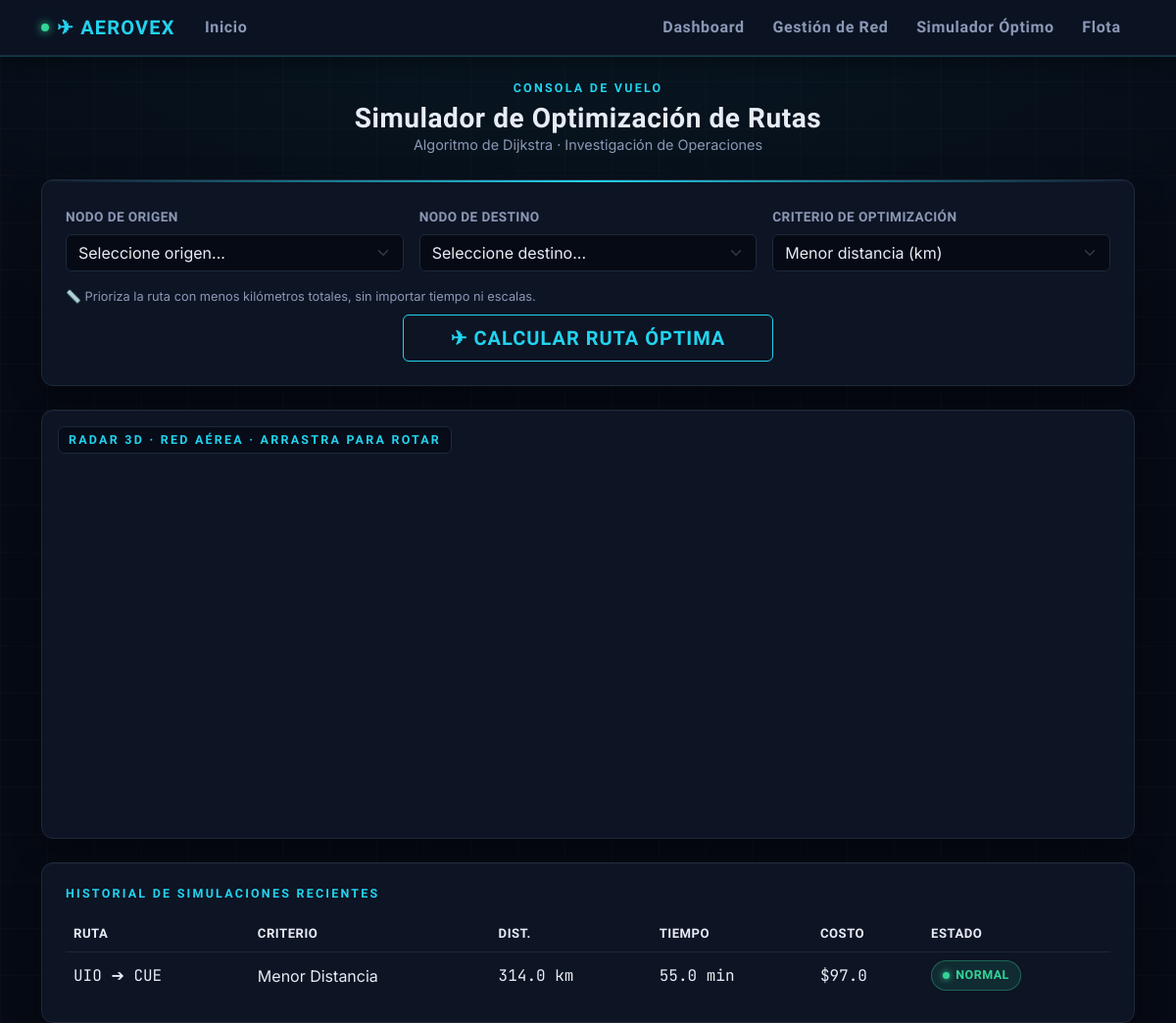
The app's page /rutas, older data.
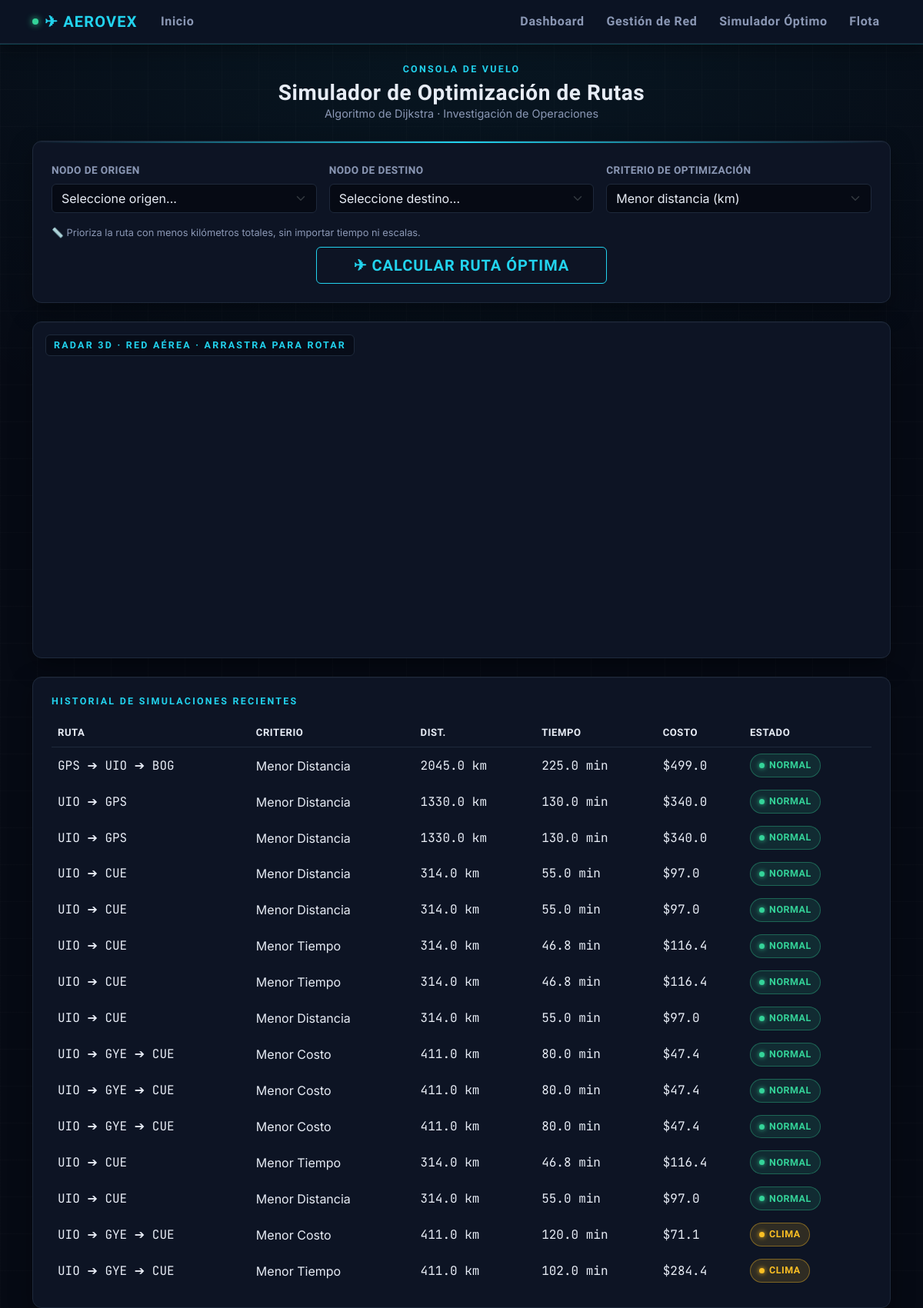
The same page, newer data.
### models.py (models this page shows)
class Simulacion(db.Model):
    id = db.Column(db.Integer, primary_key=True)
    origen = db.Column(db.String(150))
    destino = db.Column(db.String(150))
    criterio = db.Column(db.String(50))
    distancia_total = db.Column(db.Float)
    tiempo_total = db.Column(db.Float)
    costo_total = db.Column(db.Float)
    consumo_total = db.Column(db.Float)
    nodos_ruta = db.Column(db.Text)
    estado_red = db.Column(db.String(100))

### app.py (the view, shortened to what this page needs)
@app.route("/rutas", methods=["GET", "POST"])
def rutas():
    aeropuertos = Aeropuerto.query.all()
    simulaciones = Simulacion.query.order_by(Simulacion.id.desc()).limit(15).all()
    origen_sel = None
    destino_sel = None
    criterio_sel = "Menor Distancia"
    return render_template("rutas.html", aeropuertos=aeropuertos, simulaciones=simulaciones, mapa_ruta="[]",
                           origen_sel=origen_sel, destino_sel=destino_sel, criterio_sel=criterio_sel)

### templates/rutas.html (shortened to what this page needs)
{% extends 'base.html' %}
{% block extra_head %}
<link href="https://unpkg.com/maplibre-gl@5.24.0/dist/maplibre-gl.css" rel="stylesheet" />
{% endblock %}
{% block content %}
<div class="mb-4 text-center">
    <div class="eyebrow mb-1">CONSOLA DE VUELO</div>
    <h3 class="display-heading mb-0">Simulador de Optimización de Rutas</h3>
    <div class="text-secondary" style="font-size:0.9rem;">Algoritmo de Dijkstra · Investigación de Operaciones</div>
</div>
<div class="card p-4 mb-4 panel-glow">
    <form method="POST" class="row g-3 align-items-end">
        <div class="col-md-4">
            <label class="form-label">Nodo de origen</label>
            <select name="origen" class="form-select" required>
                <option value="">Seleccione origen...</option>
            </select>
        </div>
        <div class="col-md-4">
            <label class="form-label">Nodo de destino</label>
            <select name="destino" class="form-select" required>
                <option value="">Seleccione destino...</option>
            </select>
        </div>
        <div class="col-md-4">
            <label class="form-label">Criterio de optimización</label>
            <select name="criterio" id="criterio-select" class="form-select" required>
                <option value="Menor Distancia" {% if criterio_sel == 'Menor Distancia' %}selected{% endif %}>Menor distancia (km)</option>
            </select>
        </div>
        <div class="col-12">
            <small id="criterio-desc" class="text-secondary d-block" style="font-size:0.8rem;"></small>
        </div>
        <div class="col-12 text-center mt-2">
            <button type="submit" class="btn btn-neon px-5 py-2 fs-5">✈ Calcular ruta óptima</button>
        </div>
    </form>
</div>
<div class="card p-2 mb-4 position-relative radar-sweep" style="overflow:hidden;">
    <div class="position-absolute top-0 start-0 m-3 eyebrow" style="z-index:500; background:rgba(6,10,20,0.75); padding:4px 10px; border-radius:6px; border:1px solid var(--border);">
        RADAR 3D · RED AÉREA · arrastra para rotar
    </div>
    <div id="mapa" style="height: 420px; border-radius: 8px; z-index: 1;"></div>
</div>
{% if simulaciones %}
<div class="card p-4">
    <h6 class="eyebrow mb-3">Historial de simulaciones recientes</h6>
    <div class="table-responsive">
        <table class="table table-borderless align-middle mb-0">
            <thead><tr><th>Ruta</th><th>Criterio</th><th>Dist.</th><th>Tiempo</th><th>Costo</th><th>Estado</th></tr></thead>
            <tbody>
                {% for s in simulaciones %}
                <tr class="fila-animada" style="--i: {{ loop.index0 }};">
                    <td class="data-readout">{{ s.nodos_ruta }}</td>
                    <td class="text-secondary">{{ s.criterio }}</td>
                    <td class="data-readout">{{ s.distancia_total }} km</td>
                    <td class="data-readout">{{ s.tiempo_total }} min</td>
                    <td class="data-readout">${{ s.costo_total }}</td>
                    <td>
                        {% if 'Clima Adverso' in s.estado_red %}
                        <span class="badge-estado badge-clima">Clima</span>
                        {% elif 'Alerta' in s.estado_red %}
                        <span class="badge-estado badge-cerrado">Alerta</span>
                        {% else %}
                        <span class="badge-estado badge-activa">Normal</span>
                        {% endif %}
                    </td>
                </tr>
                {% endfor %}
            </tbody>
        </table>
    </div>
</div>
{% endif %}
{% endblock %}

### templates/base.html (shortened to what this page needs)
<!DOCTYPE html>
<html lang="es">
<head>
    <link href="https://cdn.jsdelivr.net/npm/bootstrap@5.3.0/dist/css/bootstrap.min.css" rel="stylesheet">
    {% block extra_head %}{% endblock %}
</head>
<body>
    <nav class="navbar navbar-expand-lg navbar-custom mb-4 sticky-top">
        <div class="container">
            <a class="navbar-brand" href="/"><span class="status-dot"></span>✈ AEROVEX</a>
            <div class="collapse navbar-collapse" id="navbarNav">
                <ul class="navbar-nav me-auto">
                    <li class="nav-item"><a class="nav-link" href="/">Inicio</a></li>
                </ul>
                <ul class="navbar-nav ms-auto">
                    <li class="nav-item"><a class="nav-link" href="/dashboard">Dashboard</a></li>
                    <li class="nav-item"><a class="nav-link" href="/aeropuertos">Gestión de Red</a></li>
                    <li class="nav-item"><a class="nav-link" href="/rutas">Simulador Óptimo</a></li>
                    <li class="nav-item"><a class="nav-link" href="/flota">Flota</a></li>
                </ul>
            </div>
        </div>
    </nav>
    <div class="container">
        {% block content %}{% endblock %}
    </div>
</body>
</html>

Row changes from the older to the newer data that the page shows:
added Simulacion: nodos_ruta "GPS ➔ UIO ➔ BOG", criterio "Menor Distancia", distancia_total "2045.0", tiempo_total "225.0", costo_total "499.0", shows "NORMAL"
added Simulacion: nodos_ruta "UIO ➔ GPS", criterio "Menor Distancia", distancia_total "1330.0", tiempo_total "130.0", costo_total "340.0", shows "NORMAL"
added Simulacion: nodos_ruta "UIO ➔ GPS", criterio "Menor Distancia", distancia_total "1330.0", tiempo_total "130.0", costo_total "340.0", shows "NORMAL"
added Simulacion: nodos_ruta "UIO ➔ CUE", criterio "Menor Distancia", distancia_total "314.0", tiempo_total "55.0", costo_total "97.0", shows "NORMAL"
added Simulacion: nodos_ruta "UIO ➔ CUE", criterio "Menor Tiempo", distancia_total "314.0", tiempo_total "46.8", costo_total "116.4", shows "NORMAL"
added Simulacion: nodos_ruta "UIO ➔ CUE", criterio "Menor Tiempo", distancia_total "314.0", tiempo_total "46.8", costo_total "116.4", shows "NORMAL"
added Simulacion: nodos_ruta "UIO ➔ CUE", criterio "Menor Distancia", distancia_total "314.0", tiempo_total "55.0", costo_total "97.0", shows "NORMAL"
added Simulacion: nodos_ruta "UIO ➔ GYE ➔ CUE", criterio "Menor Costo", distancia_total "411.0", tiempo_total "80.0", costo_total "47.4", shows "NORMAL"
added Simulacion: nodos_ruta "UIO ➔ GYE ➔ CUE", criterio "Menor Costo", distancia_total "411.0", tiempo_total "80.0", costo_total "47.4", shows "NORMAL"
added Simulacion: nodos_ruta "UIO ➔ GYE ➔ CUE", criterio "Menor Costo", distancia_total "411.0", tiempo_total "80.0", costo_total "47.4", shows "NORMAL"
added Simulacion: nodos_ruta "UIO ➔ CUE", criterio "Menor Tiempo", distancia_total "314.0", tiempo_total "46.8", costo_total "116.4", shows "NORMAL"
added Simulacion: nodos_ruta "UIO ➔ CUE", criterio "Menor Distancia", distancia_total "314.0", tiempo_total "55.0", costo_total "97.0", shows "NORMAL"
added Simulacion: nodos_ruta "UIO ➔ GYE ➔ CUE", criterio "Menor Costo", distancia_total "411.0", tiempo_total "120.0", costo_total "71.1", shows "CLIMA"
added Simulacion: nodos_ruta "UIO ➔ GYE ➔ CUE", criterio "Menor Tiempo", distancia_total "411.0", tiempo_total "102.0", costo_total "284.4", shows "CLIMA"
